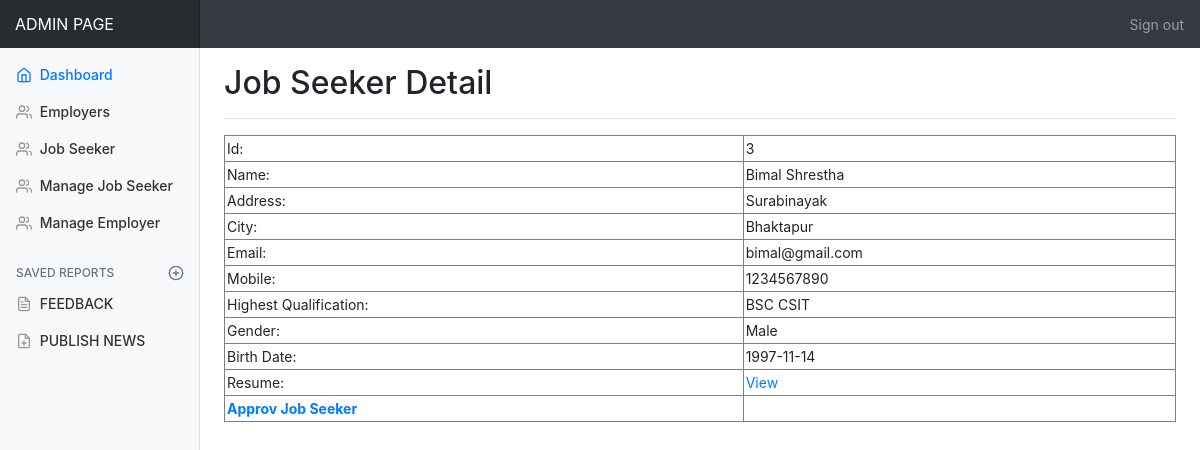
The page /admin/DetailJob.php?JobId=3 (signed in) on the database its author committed.
### tables this page shows
CREATE TABLE `jobseeker_reg` (
  `JobSeekId` int(11) NOT NULL,
  `JobSeekerName` varchar(255) NOT NULL,
  `Address` varchar(255) NOT NULL,
  `City` varchar(255) NOT NULL,
  `Email` varchar(255) NOT NULL,
  `Mobile` varchar(255) NOT NULL,
  `Qualification` varchar(255) NOT NULL,
  `Experience` varchar(255) NOT NULL,
  `Gender` varchar(255) NOT NULL,
  `BirthDate` varchar(255) NOT NULL,
  `age` int(11) NOT NULL,
  `Resume` varchar(255) NOT NULL,
  `Status` varchar(255) NOT NULL,
  `Username` varchar(255) NOT NULL,
  `Password` varchar(255) NOT NULL,
  `Question` varchar(255) NOT NULL,
  `Answer` varchar(255) NOT NULL
);

### admin/DetailJob.php (the view, shortened to what this page needs)
<!doctype html>
<html lang="en">
  <head>
    <link rel="stylesheet" href="https://maxcdn.bootstrapcdn.com/bootstrap/4.5.2/css/bootstrap.min.css">
    <link href="./css/dashboard.css" rel="stylesheet">
  </head>
  <body>
    <nav class="navbar navbar-dark sticky-top bg-dark flex-md-nowrap p-0">
      <a class="navbar-brand col-sm-3 col-md-2 mr-0" href="#">ADMIN PAGE</a>
      <ul class="navbar-nav px-3">
        <li class="nav-item text-nowrap">
          <a class="nav-link" href="logout.php">Sign out</a>
        </li>
      </ul>
    </nav>
    <div class="container-fluid">
      <div class="row">
        <nav class="col-md-2 d-none d-md-block bg-light sidebar">
          <div class="sidebar-sticky">
            <ul class="nav flex-column">
            <li class="nav-item">
                <a class="nav-link active" href="#">
                  <span data-feather="home"></span>
                  Dashboard <span class="sr-only">(current)</span>
                </a>
              </li>
              <li class="nav-item">
                <a class="nav-link" href="employer.php">
                  <span data-feather="users"></span>
                  Employers
                </a>
              </li>
              <li class="nav-item">
                <a class="nav-link" href="jobseeker.php">
                  <span data-feather="users"></span>
                  Job Seeker
                </a>
              </li>
              <li class="nav-item">
                <a class="nav-link" href="managejobseeker.php">
                  <span data-feather="users"></span>
                   Manage Job Seeker
                </a>
              </li>
              <li class="nav-item">
                <a class="nav-link" href="manageemployer.php">
                  <span data-feather="users"></span>
                  Manage Employer
                </a>
              </li>
            <h6 class="sidebar-heading d-flex justify-content-between align-items-center px-3 mt-4 mb-1 text-muted">
              <span>Saved reports</span>
              <a class="d-flex align-items-center text-muted" href="#">
                <span data-feather="plus-circle"></span>
              </a>
            </h6>
            <ul class="nav flex-column mb-2">
              <li class="nav-item">
                <a class="nav-link" href="feedback.php">
                  <span data-feather="file-text"></span>
                  FEEDBACK
                </a>
              </li>
              <li class="nav-item">
                <a class="nav-link" href="admin_news.php">
                  <span data-feather="file-plus"></span>
                  PUBLISH NEWS
                </a>
              </li>
            </ul>
          </div>
        </nav>
        <main role="main" class="col-md-9 ml-sm-auto col-lg-10 pt-3 px-4">
          <div class="d-flex justify-content-between flex-wrap flex-md-nowrap align-items-center pb-2 mb-3 border-bottom">
            <h1 class="h2">Job Seeker Detail</h1>
          </div>
          <?php
 $ID = $_GET['JobId'];
include 'connection/db.php';
$sql = "select * from jobseeker_reg where JobSeekId =$ID  ";
$result = mysqli_query($conn,$sql);
$row = mysqli_fetch_array($result)
?>
<table width="100%" border="1" cellspacing="2" cellpadding="2">
    <tr>
        <td>Id:</td>
        <td><?php echo $row['JobSeekId']; ?></td>
    </tr>
    <tr>
        <td>Name:</td>
        <td><?php echo $row['JobSeekerName']; ?></td>
    </tr>
    <tr>
        <td>Address:</td>
        <td><?php echo $row['Address']; ?></td>
    </tr>
    <tr>
        <td>City:</td>
        <td><?php echo $row['City']; ?></td>
    </tr>
    <tr>
        <td>Email:</td>
        <td><?php echo $row['Email']; ?></td>
    </tr>
    <tr>
        <td>Mobile:</td>
        <td><?php echo $row['Mobile']; ?></td>
    </tr>
    <tr>
        <td>Highest Qualification:</td>
        <td><?php echo $row['Qualification']; ?></td>
    </tr>
    <tr>
        <td>Gender:</td>
        <td><?php echo $row['Gender']; ?></td>
    </tr>
    <tr>
        <td>Birth Date:</td>
        <td><?php echo $row['BirthDate']; ?></td>
    </tr>
    <tr>
        <td>Resume:</td>
        <td><a href="../job seeker/upload/<?php echo $row['Resume']; ?>" target="_blank">View</a>
        </td>
    </tr>
    <tr>
        <td><strong><a href="ApprovJob.php?JobId=<?php echo $row['JobSeekId']; ?>">Approv Job Seeker</a></strong></td>
        <td></td>
    </tr>
</table>
        </main>
      </div>
    </div>
  </body>
</html>

### admin/css/dashboard.css (style rules this page uses)
body { font-size: .875rem; }
.feather { width: 16px; height: 16px; vertical-align: text-bottom; }
.sidebar { position: fixed; top: 0; bottom: 0; left: 0; z-index: 100; padding: 0; box-shadow: inset -1px 0 0 rgba(0, 0, 0, .1); }
.sidebar-sticky { position: -webkit-sticky; position: sticky; top: 48px; height: calc(100vh - 48px); padding-top: .5rem; overflow-x: hidden; overflow-y: auto; }
.sidebar .nav-link { font-weight: 500; color: #333; }
.sidebar .nav-link .feather { margin-right: 4px; color: #999; }
.sidebar .nav-link.active { color: #007bff; }
.sidebar .nav-link:hover .feather, .sidebar .nav-link.active .feather { color: inherit; }
.sidebar-heading { font-size: .75rem; text-transform: uppercase; }
.navbar-brand { padding-top: .75rem; padding-bottom: .75rem; font-size: 1rem; background-color: rgba(0, 0, 0, .25); box-shadow: inset -1px 0 0 rgba(0, 0, 0, .25); }
.border-bottom { border-bottom: 1px solid #e5e5e5; }

### rows shown on the page
jobseeker_reg: JobSeekId "3", JobSeekerName "Bimal Shrestha", Address "Surabinayak", City "Bhaktapur", Email "bimal@gmail.com", Mobile "1234567890", Qualification "BSC CSIT", Gender "Male", BirthDate "1997-11-14"
